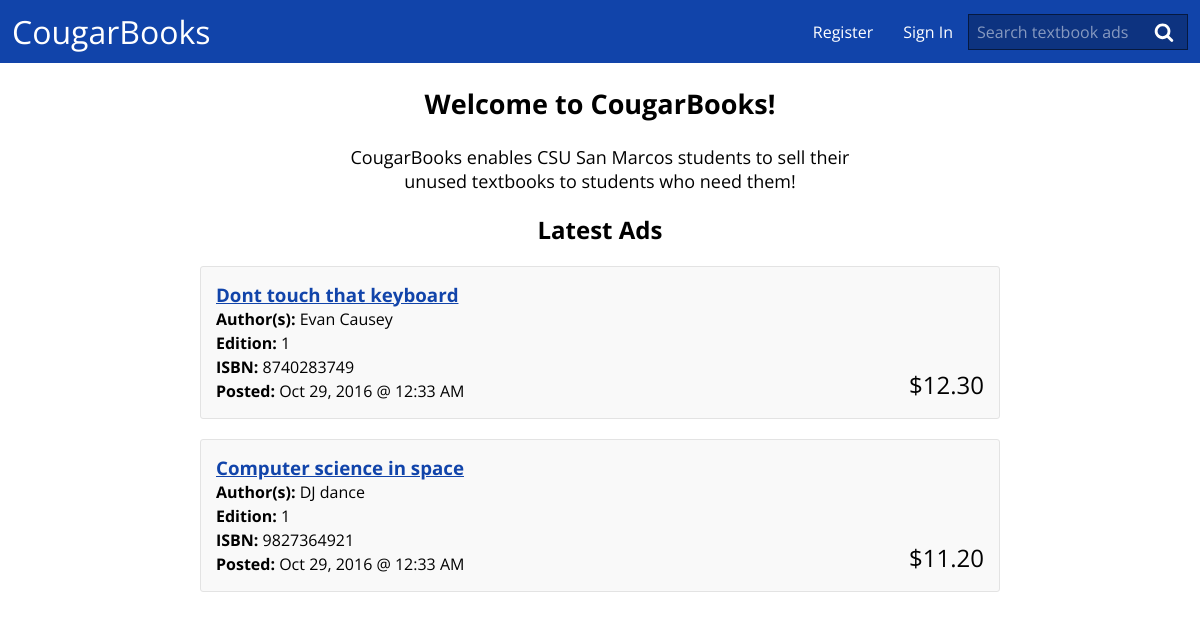
The page / on the database its author committed.
### tables this page shows
CREATE TABLE `ad`(
	`ad_id` INTEGER AUTO_INCREMENT,
	`user_id` INT NOT NULL,
	`book_title` VARCHAR(100) NOT NULL,
	`book_author` VARCHAR(100) NOT NULL,
	`book_edition` VARCHAR(100),
	`book_isbn` VARCHAR(17) NOT NULL,
	`listed_price` decimal(8,2) DEFAULT 0,
	`path_to_picture` VARCHAR(255),
	`ad_description` VARCHAR(200),
	`creation_time` TIMESTAMP DEFAULT CURRENT_TIMESTAMP,
	`is_closed` BOOLEAN NOT NULL DEFAULT 0,
	PRIMARY KEY ad_PK (`ad_id`),
	FOREIGN KEY user_FK (`user_id`) REFERENCES `user`(`user_id`) ON DELETE CASCADE
);

### assets/php/redirection.php (called while the page is built, shortened)
<?php
function cb_add_redirect_param( $url ) {
	if ( ! preg_match( '/(sign-in|register)/', $_SERVER['REQUEST_URI'] ) ) {
		$url .= '?redirect=' . urlencode( $_SERVER['REQUEST_URI'] );
	}
	return $url;
}
function cb_get_register_url() {
	return cb_add_redirect_param( 'register.php' );
}
function cb_get_signin_url() {
	return cb_add_redirect_param( 'sign-in.php' );
}
	?>

### assets/php/database.php (called while the page is built, shortened)
<?php
class Database {
	private $dbh;
	function __construct($dbname, $user, $password) {
		$options = array(PDO::ATTR_ERRMODE => PDO::ERRMODE_EXCEPTION);
		try {
			$this->dbh = new PDO( "mysql:host=localhost;dbname=$dbname", $user, $password, $options );
		} catch (PDOException $e) {
			$this->error = $e->getMessage();
		}
	}
	public function close() {
		$this->dbh = null;
	}
	public function fetchAll( $query, $params ) {
		$sth = $this->dbh->prepare( $query );
		$sth->execute( $params );
		return $sth->fetchAll(PDO::FETCH_ASSOC);
	}
}
$db = new Database('team2', 'evans099', 'evans099');
?>

### assets/php/ads.php (the view, shortened to what this page needs)
	<?php
function display_ad( $ad ) {
	?>
	<div class="book-ad<?php echo $ad['is_closed'] ? ' closed' : ''; ?>">
		<div class="ad-info">
			<h3 class="book-title"><a href="ad.php?ad=<?php echo htmlspecialchars( $ad['ad_id'] ); ?>"><?php echo htmlspecialchars( $ad['book_title'] ); ?></a></h3>
			<div class="book-authors"><span class="book-attr-label">Author(s):</span> <?php echo htmlspecialchars( $ad['book_author'] ); ?></div>
			<?php if ( ! empty( $ad['book_edition'] ) ): ?>
				<div class="book-edition"><span class="book-attr-label">Edition:</span> <?php echo htmlspecialchars( $ad['book_edition'] ); ?></div>
			<?php endif; ?>
			<div class="book-isbn"><span class="book-attr-label">ISBN:</span> <?php echo htmlspecialchars( $ad['book_isbn'] ); ?></div>
			<div class="ad-post-date"><span class="book-attr-label">Posted:</span> <?php echo strftime( '%b %d, %Y @ %-I:%M %p', strtotime( $ad['creation_time'] ) ); ?></div>
			<div class="book-price">$<?php echo htmlspecialchars( $ad['listed_price'] ); ?></div>
		</div>
	</div>
	<?php
}
?>

### assets/php/head.php (shortened to what this page needs)
<?php
include('assets/php/database.php');
include('assets/php/ads.php');
include('assets/php/redirection.php');
?>
<!DOCTYPE html>
<html lang="en">
<head>
<link rel="stylesheet" href="assets/css/main.css" />

### index.php (shortened to what this page needs)
<?php
include('assets/php/head.php');
?>
</head>
<body>
	<?php
	include('assets/php/header.php');
	?>
	<main>
		<section id="home-intro">
			<h1>Welcome to CougarBooks!</h1>
			<p>CougarBooks enables CSU San Marcos students to sell their unused textbooks to students who need them!</p>
		</section>
		<h2>Latest Ads</h2>
		<div id="books">
			<?php
			$ads = $db->fetchAll( 'SELECT * FROM ad WHERE is_closed = 0 ORDER BY creation_time DESC LIMIT 10', array() );
			?>
			<?php if ( count( $ads ) > 0 ): ?>
				<?php foreach ( $ads as $ad ): ?>
					<?php display_ad( $ad ); ?>
				<?php endforeach; ?>
			<?php else: ?>
				<p>There are no new ads to show!</p>
			<?php endif; ?>
		</div>
	</main>
</body>
</html>

### assets/php/header.php
<header id="site-header">
	<h1><a href="index.php">CougarBooks</a></h1>
	<nav id="site-navigation">
		<ul>
			<?php if ( ! empty( $_SESSION['signed_in'] ) ): ?>
				<li><a href="post.php">Post New Ad</a></li>
				<li><a href="my-ads.php">My Ads</a></li>
				<li><a href="account.php">Account</a></li>
				<li><a href="sign-in.php?signout=1">Sign Out</a></li>
			<?php else: ?>
				<li><a href="<?php echo cb_get_register_url(); ?>">Register</a></li>
				<li><a href="<?php echo cb_get_signin_url(); ?>">Sign In</a></li>
			<?php endif; ?>
		</ul>
	</nav>
	<form action="search.php" id="site-search-form">
		<input type="text" placeholder="Search textbook ads" name="q" id="site-search-field" value="<?php echo ! empty( $_GET['q'] ) ? $_GET['q'] : ''; ?>" />
		<input type="submit" value="Submit" id="site-search-submit" />
	</form>
</header>

### assets/css/main.css (style rules this page uses)
body { margin: 0; padding: 0; font-family: 'Open Sans', sans-serif; }
main, section, header, nav, footer, article { display: block; }
a { color: #14a; }
#site-header { display: table; padding: 10px 12px; width: 100%; background-color: #14a; box-sizing: border-box; }
#site-header h1 { display: table-cell; font-weight: 400; vertical-align: middle; }
#site-header h1 a { font-size: inherit; color: #fff; text-decoration: none; }
#site-header a { font-size: 20px; }
#site-navigation { display: table-cell; font-size: 0; vertical-align: middle; }
#site-navigation ul { margin: 0; padding: 0; text-align: right; }
#site-navigation li { display: inline-block; margin: 0; padding: 0; list-style-type: none; }
#site-navigation a { padding: 10px 15px; font-size: 16px; color: #fff; text-decoration: none; }
#site-search-form { display: table-cell; position: relative; width: 1%; vertical-align: middle; }
#site-search-field { width: 220px; border: solid 1px rgba(0, 0, 0, 0.5); background-color: rgba(0, 0, 0, 0.25); color: #fff; }
#site-search-submit { position: absolute; top: 50%; right: 10px; width: 20px; height: 20px; margin-top: -10px; z-index: 10; border-width: 0; background-image: url('../svg/search.svg'); background-repeat: no-repeat; background-size: 20px 20px; background-color: transparent; font-size: 0; }
input[type='text'], input[type='password'], textarea { padding: 6px 8px; padding-right: 36px; box-sizing: border-box; border: solid 1px #aaa; font-size: 16px; font-family: 'Open Sans', sans-serif; resize: vertical; }
input[type='button'], input[type='submit'], input[type='reset'], button { margin: 6px 0; border: solid 1px rgba(0, 0, 0, 0.5); background-color: rgba(0, 0, 0, 0.25); padding: 10px 12px; background-color: #14a; font-family: 'Open Sans', sans-serif; font-size: 16px; color: #fff; }
main { margin: 0 auto; text-align: center; max-width: 800px; }
form { display: inline-block; width: 300px; text-align: left; }
form textarea, form input[type="text"], form input[type="password"], form input[type="file"] { width: 100%; }
.book-ad { display: table; width: 100%; position: relative; border-radius: 3px; border: solid 1px #e3e3e3; background-color: #f9f9f9; padding: 15px; box-sizing: border-box; text-align: left; margin-bottom: 20px; }
.ad-info { display: table-cell; position: relative; vertical-align: top; line-height: 1.5; }
.book-title { margin: 0; line-height: normal; }
.book-ad .book-price { position: absolute; bottom: 0; right: 0; font-size: 24px; }
.book-attr-label { font-weight: bold; }
#home-intro { max-width: 500px; margin: 0 auto; font-size: 18px; }

### rows shown on the page
ad: book_title "Dont touch that keyboard", book_author "Evan Causey", book_edition "1", book_isbn "8740283749", creation_time "Oct 29, 2016 @ 12:33 AM", listed_price "12.30"
ad: book_title "Computer science in space", book_author "DJ dance", book_edition "1", book_isbn "9827364921", creation_time "Oct 29, 2016 @ 12:33 AM", listed_price "11.20"
